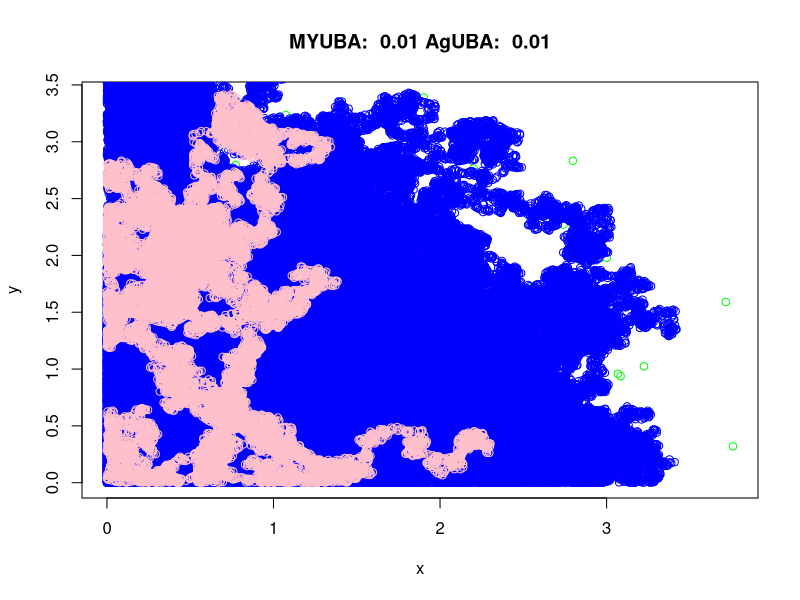

This figure's R source: (Note: a time limit stopped this script after it produced the figure.)
#####################################
###UBA with Moreau Yosida Envelopes
#####################################
set.seed(123)
library(mvtnorm)
library(ggplot2)

lambda = 1e-8


#Calculate projetction
projection  = function(u)
{
  if(all(u[1] < 0, na.rm = TRUE) && all(u[2] < 0, na.rm = TRUE))
  {
    return(c(0,0))
  } else if (u[1]>0 & u[2]<0)
  {
    return(c(u[1],0))
  } else if (u[1]<0 & u[2]>0)
  {
    return(c(0,u[2]))
  }
  else{
    return(u)
  }
}

logf = function(x)
{
  psi.grad = x 
  u = projection(x)
  my.grad =  (x - u)/lambda
  rtn = -psi.grad - my.grad
  return(rtn)
} 

probf = function(x , dt,v)
{
  mu = logf(x)
  temp = -sqrt(2*dt)*v*mu
  return(1/(1 + exp(temp)))
}


UBA = function(x0 ,dt, N)
{
  d = length(x0)
  x = matrix(nrow = N , ncol = d)
  x[1, ]= x0
  for( i in 2: N)
  {
    v = rnorm(d)
    U = runif(d)
    prob = probf( x[i-1, ],dt = dt , v = v)
    b = ifelse(U<=prob , 1, -1)
    x[i, ] = x[i-1, ] + sqrt(2*dt)*b*v
  }
  return(x) 
  
}

############################
#### Preconditioned AugUBA
############################
drift = function(x)
{
  u = projection(x)
  s = u-x 
  rtn = ifelse( s ==0 , logf(x) ,sign(s)*Inf )
  return(rtn)
}

###Calculate Preconditioning matrix 
C = function(x)
{
  u = projection(x)
  s = matrix(u-x , nrow = 2, ncol = 1)
  den = t(s)%*%s
  den = den[1,1]
  if(s[1]== 0 & s[2]==0)
  {
    I = diag(1,nrow = 2 , ncol = 2)
    return(I)
  }
  else
  {
    P = s%*% t(s)
    P = P/den
    return(P)
  }
  
}
PrAugUBA = function(x0, dt, N)
{
  out = matrix(nrow = N , ncol = 2)
  out[1 ,] = x0
  
  for(t in 2:N)
  {
    x = out[t-1, ]
    v = matrix(rnorm(n = 2), ncol = 1)
    U = runif(2)
    
    ##Augmented Drift and Preconditioning matrix
    mu = matrix(drift(x), nrow = 2)
    mat = C(x)
    
    ###Calculating probabilities
    den = exp(-sqrt(2*dt)*v*mu)
    p = 1/(1+den)
    
    ###Making the updates
    z = ifelse(U <= p , v , -v)
    out[t , ] = out[t-1 , ] + sqrt(2*dt)*mat%*%z
    #print('Current states: ')
    #print(out[t, ])
  }
  return(out)
}


#######################
### Comparison plots
#######################

x0 = c(0.1,0.1)
N = 1e6
dt = 1e-4

###Truth
n_samples <- 10000
data <- rmvnorm(n = n_samples, mean = c(0,0))
data_df <- as.data.frame(data)
colnames(data_df) <- c("x", "y")
truncated_data <- subset(data_df, x > 0 & y > 0)  # Keep only points in the positive quadrant

####MYUBA
out = UBA(x0 =x0 , dt = dt , N = N)
MYUBA = as.data.frame(out)
MYUBA= MYUBA[ MYUBA$V1 > 0 & MYUBA$V2>0 , ]
r = 1 - dim(MYUBA)[1]/N
#plot(density(MYUBA$V1))
#plot(density(MYUBA$V2))

###AugUBA
try1 = PrAugUBA(x0 = x0, dt = dt , N = N)
df = as.data.frame(try1)
df.clean = df[df$V1 > 0 & df$V2 > 0, ]
correct= nrow(df.clean)
ratio = 1 - (correct/N)


###Scatter plot comparison 
plot(truncated_data$x, truncated_data$y,
     col = 'green', xlab = 'x',ylab = 'y',
     main = paste('MYUBA: ', round(r ,2) ,
           'AgUBA: ',  round(ratio,2)))
points(df.clean$V1, df.clean$V2, col = 'blue')
points(MYUBA$V1 , MYUBA$V2 , col = 'pink')
legend('topright', legend = c('Truth',"AgUBA", "MYUBA"), 
       col =c( 'green' , 'blue' , 'pink'), 
       pch = 16)



###Marginal densities
plot(density(truncated_data$x) , ylim = c(0,0.8),
     main = paste('MYUBA: ', round(r ,2) ,
                   'AgUBA: ',  round(ratio,2)))
lines(density(df.clean$V1) , col = 'blue')
lines(density(MYUBA$V1), col = 'green')
legend('topright', legend = c('Truth',"AgUBA", "MYUBA"), 
       col =c('black', 'blue' , 'green'), 
       lty= 1)
